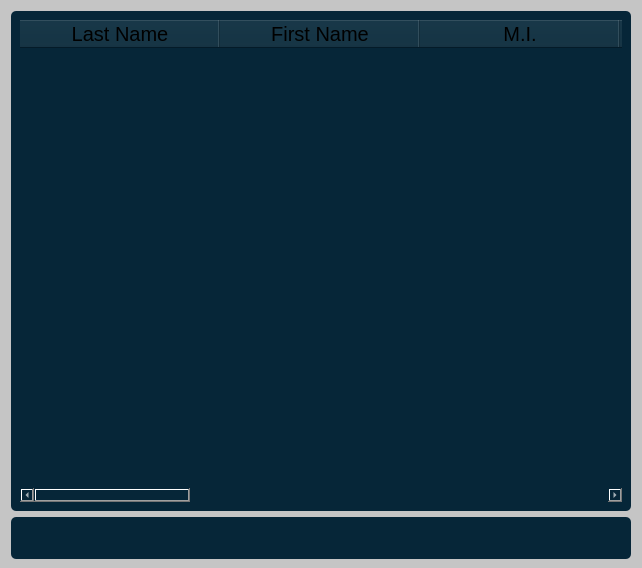
                                  <widget class="QWidget" name="scrollAreaWidgetContents_20">
                                   <property name="geometry">
                                    <rect>
                                     <x>0</x>
                                     <y>0</y>
                                     <width>642</width>
                                     <height>566</height>
                                    </rect>
                                   </property>
                                   <property name="sizePolicy">
                                    <sizepolicy hsizetype="Preferred" vsizetype="Preferred">
                                     <horstretch>0</horstretch>
                                     <verstretch>0</verstretch>
                                    </sizepolicy>
                                   </property>
                                   <property name="styleSheet">
                                    <string notr="true">background-color: rgb(197, 197, 197);
border-radius: 5px</string>
                                   </property>
                                   <layout class="QVBoxLayout" name="verticalLayout_395">
                                    <property name="bottomMargin">
                                     <number>9</number>
                                    </property>
                                    <item>
                                     <widget class="QWidget" name="widget_436" native="true">
                                      <property name="sizePolicy">
                                       <sizepolicy hsizetype="Expanding" vsizetype="Expanding">
                                        <horstretch>0</horstretch>
                                        <verstretch>0</verstretch>
                                       </sizepolicy>
                                      </property>
                                      <property name="minimumSize">
                                       <size>
                                        <width>0</width>
                                        <height>500</height>
                                       </size>
                                      </property>
                                      <property name="styleSheet">
                                       <string notr="true">background-color: rgb(6, 38, 56);</string>
                                      </property>
                                      <layout class="QVBoxLayout" name="verticalLayout_30">
                                       <item>
                                        <widget class="QStackedWidget" name="studentListMenuPages">
                                         <property name="maximumSize">
                                          <size>
                                           <width>16777215</width>
                                           <height>16777215</height>
                                          </size>
                                         </property>
                                         <property name="currentIndex">
                                          <number>0</number>
                                         </property>
                                         <widget class="QWidget" name="page_9">
                                          <property name="styleSheet">
                                           <string notr="true"/>
                                          </property>
                                          <layout class="QVBoxLayout" name="verticalLayout_27">
                                           <property name="spacing">
                                            <number>0</number>
                                           </property>
                                           <property name="leftMargin">
                                            <number>0</number>
                                           </property>
                                           <property name="topMargin">
                                            <number>0</number>
                                           </property>
                                           <property name="rightMargin">
                                            <number>0</number>
                                           </property>
                                           <property name="bottomMargin">
                                            <number>0</number>
                                           </property>
                                           <item>
                                            <widget class="QFrame" name="frame_5">
                                             <property name="sizePolicy">
                                              <sizepolicy hsizetype="Preferred" vsizetype="Preferred">
                                               <horstretch>0</horstretch>
                                               <verstretch>0</verstretch>
                                              </sizepolicy>
                                             </property>
                                             <property name="styleSheet">
                                              <string notr="true"/>
                                             </property>
                                             <property name="frameShape">
                                              <enum>QFrame::StyledPanel</enum>
                                             </property>
                                             <property name="frameShadow">
                                              <enum>QFrame::Raised</enum>
                                             </property>
                                             <layout class="QVBoxLayout" name="verticalLayout_28">
                                              <property name="spacing">
                                               <number>0</number>
                                              </property>
                                              <property name="leftMargin">
                                               <number>0</number>
                                              </property>
                                              <property name="topMargin">
                                               <number>0</number>
                                              </property>
                                              <property name="rightMargin">
                                               <number>0</number>
                                              </property>
                                              <property name="bottomMargin">
                                               <number>0</number>
                                              </property>
                                              <item>
                                               <widget class="QFrame" name="frame_6">
                                                <property name="styleSheet">
                                                 <string notr="true"/>
                                                </property>
                                                <property name="frameShape">
                                                 <enum>QFrame::StyledPanel</enum>
                                                </property>
                                                <property name="frameShadow">
                                                 <enum>QFrame::Raised</enum>
                                                </property>
                                                <layout class="QVBoxLayout" name="verticalLayout_29">
                                                 <property name="spacing">
                                                  <number>0</number>
                                                 </property>
                                                 <property name="leftMargin">
                                                  <number>0</number>
                                                 </property>
                                                 <property name="topMargin">
                                                  <number>0</number>
                                                 </property>
                                                 <property name="rightMargin">
                                                  <number>0</number>
                                                 </property>
                                                 <property name="bottomMargin">
                                                  <number>0</number>
                                                 </property>
                                                 <item>
                                                  <widget class="QTableWidget" name="tableWidget">
                                                   <property name="font">
                                                    <font>
                                                     <pointsize>15</pointsize>
                                                    </font>
                                                   </property>
                                                   <property name="styleSheet">
                                                    <string notr="true">color: rgb(255, 255, 255);
gridline-color: rgb(255, 255, 255);
</string>
                                                   </property>
                                                   <property name="sizeAdjustPolicy">
                                                    <enum>QAbstractScrollArea::AdjustToContentsOnFirstShow</enum>
                                                   </property>
                                                   <property name="editTriggers">
                                                    <set>QAbstractItemView::NoEditTriggers</set>
                                                   </property>
                                                   <property name="sortingEnabled">
                                                    <bool>true</bool>
                                                   </property>
                                                   <property name="rowCount">
                                                    <number>0</number>
                                                   </property>
                                                   <property name="columnCount">
                                                    <number>11</number>
                                                   </property>
                                                   <attribute name="horizontalHeaderDefaultSectionSize">
                                                    <number>200</number>
                                                   </attribute>
                                                   <attribute name="horizontalHeaderStretchLastSection">
                                                    <bool>true</bool>
                                                   </attribute>
                                                   <attribute name="verticalHeaderVisible">
                                                    <bool>false</bool>
                                                   </attribute>
                                                   <column>
                                                    <property name="text">
                                                     <string>Last Name</string>
                                                    </property>
                                                    <property name="font">
                                                     <font>
                                                      <pointsize>15</pointsize>
                                                     </font>
                                                    </property>
                                                    <property name="background">
                                                     <color>
                                                      <red>255</red>
                                                      <green>255</green>
                                                      <blue>255</blue>
                                                     </color>
                                                    </property>
                                                    <property name="foreground">
                                                     <brush brushstyle="SolidPattern">
                                                      <color alpha="255">
                                                       <red>0</red>
                                                       <green>0</green>
                                                       <blue>0</blue>
                                                      </color>
                                                     </brush>
                                                    </property>
                                                   </column>
                                                   <column>
                                                    <property name="text">
                                                     <string>First Name</string>
                                                    </property>
                                                    <property name="font">
                                                     <font>
                                                      <pointsize>15</pointsize>
                                                     </font>
                                                    </property>
                                                    <property name="foreground">
                                                     <brush brushstyle="SolidPattern">
                                                      <color alpha="255">
                                                       <red>0</red>
                                                       <green>0</green>
                                                       <blue>0</blue>
                                                      </color>
                                                     </brush>
                                                    </property>
                                                   </column>
                                                   <column>
                                                    <property name="text">
                                                     <string>M.I.</string>
                                                    </property>
                                                    <property name="font">
                                                     <font>
                                                      <pointsize>15</pointsize>
                                                     </font>
                                                    </property>
                                                    <property name="foreground">
                                                     <brush brushstyle="SolidPattern">
                                                      <color alpha="255">
                                                       <red>0</red>
                                                       <green>0</green>
                                                       <blue>0</blue>
                                                      </color>
                                                     </brush>
                                                    </property>
                                                   </column>
                                                   <column>
                                                    <property name="text">
                                                     <string>Grade</string>
                                                    </property>
                                                    <property name="font">
                                                     <font>
                                                      <pointsize>15</pointsize>
                                                     </font>
                                                    </property>
                                                    <property name="foreground">
                                                     <brush brushstyle="SolidPattern">
                                                      <color alpha="255">
                                                       <red>0</red>
                                                       <green>0</green>
                                                       <blue>0</blue>
                                                      </color>
                                                     </brush>
                                                    </property>
                                                   </column>
                                                   <column>
                                                    <property name="text">
                                                     <string>Year</string>
                                                    </property>
                                                    <property name="font">
                                                     <font>
                                                      <pointsize>15</pointsize>
                                                     </font>
                                                    </property>
                                                    <property name="foreground">
                                                     <brush brushstyle="SolidPattern">
                                                      <color alpha="255">
                                                       <red>0</red>
                                                       <green>0</green>
                                                       <blue>0</blue>
                                                      </color>
                                                     </brush>
                                                    </property>
                                                   </column>
                                                   <column>
                                                    <property name="text">
                                                     <string>Section</string>
                                                    </property>
                                                    <property name="font">
                                                     <font>
                                                      <pointsize>15</pointsize>
                                                     </font>
                                                    </property>
                                                    <property name="foreground">
                                                     <brush brushstyle="SolidPattern">
                                                      <color alpha="255">
                                                       <red>0</red>
                                                       <green>0</green>
                                                       <blue>0</blue>
                                                      </color>
                                                     </brush>
                                                    </property>
                                                   </column>
                                                   <column>
                                                    <property name="text">
                                                     <string>School</string>
                                                    </property>
                                                    <property name="font">
                                                     <font>
                                                      <pointsize>15</pointsize>
                                                     </font>
                                                    </property>
                                                    <property name="foreground">
                                                     <brush brushstyle="SolidPattern">
                                                      <color alpha="255">
                                                       <red>0</red>
                                                       <green>0</green>
                                                       <blue>0</blue>
                                                      </color>
                                                     </brush>
                                                    </property>
                                                   </column>
                                                   <column>
                                                    <property name="text">
                                                     <string>Unit Test 1</string>
                                                    </property>
                                                    <property name="font">
                                                     <font>
                                                      <pointsize>15</pointsize>
                                                     </font>
                                                    </property>
                                                    <property name="foreground">
                                                     <brush brushstyle="SolidPattern">
                                                      <color alpha="255">
                                                       <red>0</red>
                                                       <green>0</green>
                                                       <blue>0</blue>
                                                      </color>
                                                     </brush>
                                                    </property>
                                                   </column>
                                                   <column>
                                                    <property name="text">
                                                     <string>Unit Test 2</string>
                                                    </property>
                                                    <property name="font">
                                                     <font>
                                                      <pointsize>15</pointsize>
                                                     </font>
                                                    </property>
                                                    <property name="foreground">
                                                     <brush brushstyle="SolidPattern">
                                                      <color alpha="255">
                                                       <red>0</red>
                                                       <green>0</green>
                                                       <blue>0</blue>
                                                      </color>
                                                     </brush>
                                                    </property>
                                                   </column>
                                                   <column>
                                                    <property name="text">
                                                     <string>Pre-Assessment</string>
                                                    </property>
                                                    <property name="font">
                                                     <font>
                                                      <pointsize>15</pointsize>
                                                     </font>
                                                    </property>
                                                    <property name="foreground">
                                                     <brush brushstyle="SolidPattern">
                                                      <color alpha="255">
                                                       <red>0</red>
                                                       <green>0</green>
                                                       <blue>0</blue>
                                                      </color>
                                                     </brush>
                                                    </property>
                                                   </column>
                                                   <column>
                                                    <property name="text">
                                                     <string>Post Assessment</string>
                                                    </property>
                                                    <property name="font">
                                                     <font>
                                                      <pointsize>15</pointsize>
                                                     </font>
                                                    </property>
                                                    <property name="foreground">
                                                     <brush brushstyle="SolidPattern">
                                                      <color alpha="255">
                                                       <red>0</red>
                                                       <green>0</green>
                                                       <blue>0</blue>
                                                      </color>
                                                     </brush>
                                                    </property>
                                                   </column>
                                                  </widget>
                                                 </item>
                                                </layout>
                                               </widget>
                                              </item>
                                             </layout>
                                            </widget>
                                           </item>
                                          </layout>
                                         </widget>
                                        </widget>
                                       </item>
                                      </layout>
                                     </widget>
                                    </item>
                                    <item>
                                     <widget class="QWidget" name="widget_15" native="true">
                                      <property name="styleSheet">
                                       <string notr="true">background-color: rgb(6, 38, 56);
color: rgb(255, 255, 255);</string>
                                      </property>
                                      <layout class="QVBoxLayout" name="verticalLayout_34">
                                       <item>
                                        <widget class="QWidget" name="widget_17" native="true">
                                         <layout class="QVBoxLayout" name="verticalLayout_79">
                                          <property name="spacing">
                                           <number>0</number>
                                          </property>
                                          <property name="leftMargin">
                                           <number>0</number>
                                          </property>
                                          <property name="topMargin">
                                           <number>0</number>
                                          </property>
                                          <property name="rightMargin">
                                           <number>0</number>
                                          </property>
                                          <property name="bottomMargin">
                                           <number>0</number>
                                          </property>
                                         </layout>
                                        </widget>
                                       </item>
                                       <item>
                                        <widget class="QWidget" name="widget_18" native="true">
                                         <layout class="QVBoxLayout" name="verticalLayout_78"/>
                                        </widget>
                                       </item>
                                      </layout>
                                     </widget>
                                    </item>
                                   </layout>
                                  </widget>
